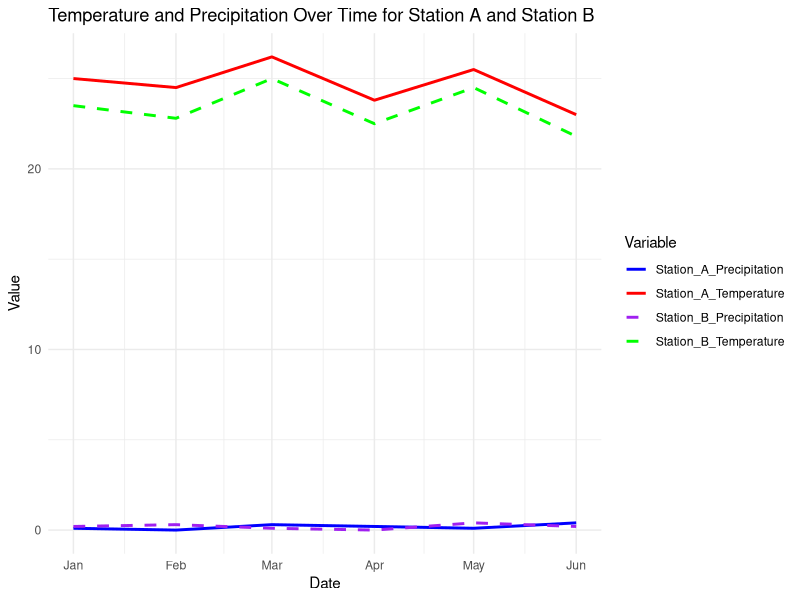

Reproduce this figure in R.
install.packages("ggplot2")
library(ggplot2)

data <- data.frame(
  Date = as.Date(c("01/01/2024", "02/01/2024", "03/01/2024", "04/01/2024", "05/01/2024", "06/01/2024"), format="%m/%d/%Y"),
  Station_A_Temperature = c(25.0, 24.5, 26.2, 23.8, 25.5, 23.0),
  Station_A_Precipitation = c(0.1, 0.0, 0.3, 0.2, 0.1, 0.4),
  Station_B_Temperature = c(23.5, 22.8, 25.0, 22.5, 24.5, 21.8),
  Station_B_Precipitation = c(0.2, 0.3, 0.1, 0.0, 0.4, 0.2)
)

library(tidyr)
data_long <- gather(data, key = "Variable", value = "Value", -Date)

ggplot(data_long, aes(x = Date, y = Value, color = Variable, linetype = Variable)) +
  geom_line(size = 1) +
  labs(x = "Date", y = "Value", title = "Temperature and Precipitation Over Time for Station A and Station B") +
  scale_color_manual(values = c("Station_A_Temperature" = "red", "Station_A_Precipitation" = "blue", 
                                "Station_B_Temperature" = "green", "Station_B_Precipitation" = "purple")) +
  scale_linetype_manual(values = c("Station_A_Temperature" = "solid", "Station_A_Precipitation" = "solid", 
                                   "Station_B_Temperature" = "dashed", "Station_B_Precipitation" = "dashed")) +
  theme_minimal()
